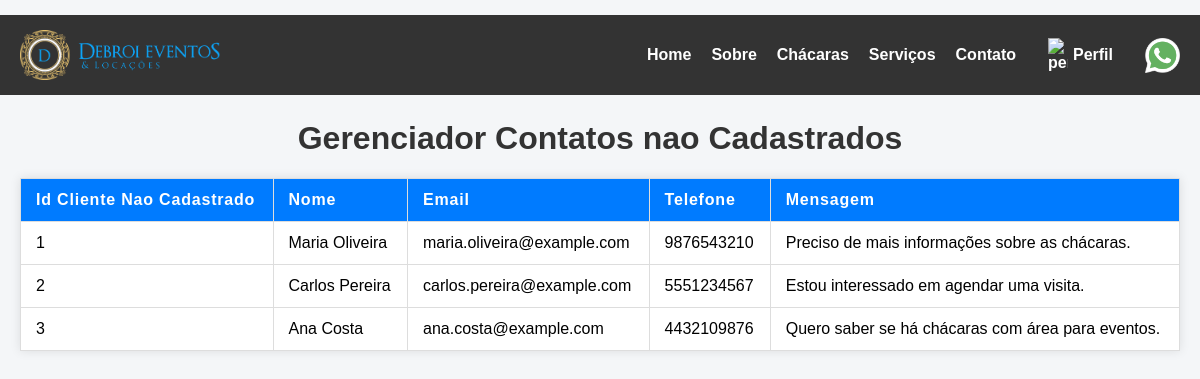
Page /desenvolvimento/html/contatosSemCadastro.php (signed in) on the committed database.
### tables this page shows
create table ContatoClienteNaoCadastrado(
	Id integer primary key auto_increment,
	Nome varchar(100) not null,
    Telefone VARCHAR(15) not null,
    Email varchar(255) not null,
    Mensagem varchar(550)
);

### desenvolvimento/html/contatosSemCadastro.php (the view, shortened to what this page needs)
<?php
include('conexao.php');
    $ConsultaSQL = "select * from contatoclientenaocadastrado;";
    $CtnClientesSemCadastro = mysqli_query($conecta,$ConsultaSQL);
?>
<!DOCTYPE html>
<html lang="pt-BR">
<head>
</head>
<body>
    <header>
        <?php include 'menuBarra.php'; ?>
    </header>
    <div class="TudoviewUser">
        <h1>Gerenciador Contatos nao Cadastrados</h1>
        <div class="table-container">
            <table>
                <thead>
                    <tr>
                        <th>Id Cliente Nao Cadastrado</th>
                        <th>Nome</th>
                        <th>Email</th>
                        <th>Telefone</th>
                        <th>Mensagem</th>
                    </tr>
                </thead>
                <tbody>
                    <?php while($ClienteSemCadastro = mysqli_fetch_assoc($CtnClientesSemCadastro)){  ?>
                    <tr>
                        <td><?php echo $ClienteSemCadastro["Id"]; ?></td>
                        <td><?php echo $ClienteSemCadastro["Nome"]; ?></td>
                        <td><?php echo $ClienteSemCadastro["Email"]; ?></td>
                        <td><?php echo $ClienteSemCadastro["Telefone"]; ?></td>
                        <td><?php echo $ClienteSemCadastro["Mensagem"]; ?></td>
                    </tr>
                    <?php } ?>
                </tbody>
            </table>
        </div>
    </div>
</body>
</html>

### desenvolvimento/html/contatosSemCadastro.php (style rules this page uses)
body { font-family: Arial, sans-serif; margin: 20px; background-color: #f4f6f8; }
h1 { margin-top: 120px; color: #333; text-align: center; }
table { width: 100%; border-collapse: collapse; margin-top: 20px; background: white; box-shadow: 0 0 10px rgba(0, 0, 0, 0.1); }
th, td { padding: 12px 15px; border: 1px solid #ddd; text-align: left; }
th { background-color: #007BFF; color: white; letter-spacing: 0.05em; }

### rows in the picture
contatoclientenaocadastrado: Id "1", Nome "Maria Oliveira", Email "maria.oliveira@example.com", Telefone "9876543210", Mensagem "Preciso de mais informações sobre as chácaras."
contatoclientenaocadastrado: Id "2", Nome "Carlos Pereira", Email "carlos.pereira@example.com", Telefone "5551234567", Mensagem "Estou interessado em agendar uma visita."
contatoclientenaocadastrado: Id "3", Nome "Ana Costa", Email "ana.costa@example.com", Telefone "4432109876", Mensagem "Quero saber se há chácaras com área para eventos."
